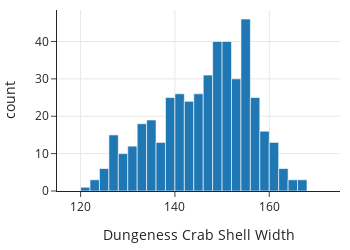

The cell this chart's notebook holds for it:
### Code cell
fig = px.histogram(x=crab_shell, width=350, height=250)
fig.update_xaxes(range=[115, 175], title_text='Dungeness Crab Shell Width')

### Figure 1 — Plotly figure (JSON) as saved in the notebook; plotly's stock layout.template omitted (floating-point values rounded to 4 significant figures; data arrays with more than 128 entries replaced by an {"elided": "..."} marker saying what was removed)
{"data": [{"alignmentgroup": "True", "bingroup": "x", "hovertemplate": "x=%{x}<br>count=%{y}<extra></extra>", "legendgroup": "", "marker": {"color": "#1F77B4", "pattern": {"shape": ""}}, "name": "", "offsetgroup": "", "orientation": "v", "showlegend": false, "type": "histogram", "x": {"elided": "451 float values"}, "xaxis": "x", "yaxis": "y"}], "layout": {"barmode": "relative", "height": 250, "legend": {"tracegroupgap": 0}, "width": 350, "xaxis": {"anchor": "y", "domain": [0, 1], "range": [115, 175], "title": {"text": "Dungeness Crab Shell Width"}, "type": "linear"}, "yaxis": {"anchor": "x", "autorange": true, "domain": [0, 1], "range": [0, 48.42], "title": {"text": "count"}}}}
